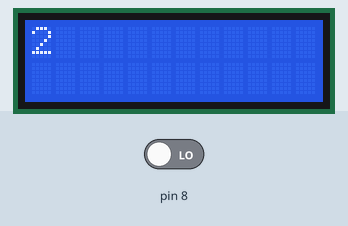
Simulated run of this sketch. Board: Arduino Uno, built with avr-gcc and run on an emulated ATmega328P. On the bench: 12×2 character LCD. The inputs (shaded band) are chosen by the test bench; at power-on: pin 8 LOW. Random numbers use the default seed unless the sketch sets one.

Above: at 1.1 s.
At 3.2 s:
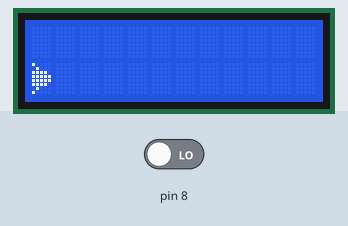
4.3 s: pin 8 driven HIGH
5.9 s: pin 8 driven LOW
At 7.3 s:
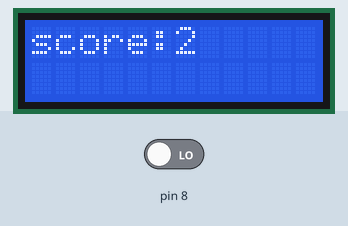
7.6 s: pin 8 driven HIGH
At 8.9 s:
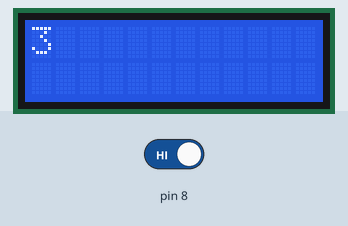
Timing chart, 0 to 10.6 s (numbered marks = the images above; inputs shaded):
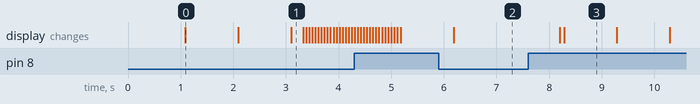

The sketch:

ASG1.0.ino
```cpp
#include <LiquidCrystal_I2C.h>

LiquidCrystal_I2C lcd(0x27, 12, 2);
byte character[]{
  0b10000,
  0b01000,
  0b11110,
  0b11111,
  0b11111,
  0b11110,
  0b01000,
  0b10000
};

byte wall[]{
  0b11111,
  0b11111,
  0b11111,
  0b11111,
  0b11111,
  0b11111,
  0b11111,
  0b11111,
};
void(* resetFunc) (void) = 0;
int UpDown = 1;
int walllist[3][3] = {{-1,-1,0}, {-1,-1,0} ,{-1,-1,0}}; // 내용물 저장
int wawa = 0;
int object = 0;
int clickcount = 0;
bool firstattack = true;
int jotdem = 0;
int score=0;
int nanido = 50;
int nantime = 0;

void setup()
{
  Serial.begin(9600);
  lcd.begin();
  lcd.backlight();
  lcd.createChar(0, character);
  lcd.createChar(1, wall);
  lcd.setCursor(0, UpDown);
  lcd.write(0);

  pinMode(8, INPUT);
  lcd.clear();
  lcd.print(3);
  delay(1000);
  lcd.clear();
  lcd.print(2);
  delay(1000);
  lcd.clear();
  lcd.print(1);
  delay(1000);
  lcd.clear();
}

void loop()
{
  if (jotdem == 0)
  {
    clickcount = clickcount + 1;
    int wasans = digitalRead(8);

    /* wasans == 버튼 입력 감지, clickcount == 클릭 후 혹은 시작 후 0.5초 후 클릭이 먹히게 하는 변수, 이거 두 개 이용해서 플레이어의 위치 조정하는 코드 */
    if (wasans == HIGH and clickcount >= 5)
    {
      clickcount = 0;
      if (UpDown == 1)
      {
        UpDown = 0;
      }
      else if (UpDown == 0)
      { /**/
        UpDown = 1;
      }
    }

    /* 처음 혹은 처음생성 후 3초마다 특정 확률로 벽 생성 */
    if (wawa == 10 or firstattack == true)
    {
      if (wawa == 10 or firstattack == true)
      {
        firstattack = false;
        if (object == 3)
          object = 0;
        walllist[object][2] = 1;
        object = object + 1;
      }
      wawa = 0;
    }

    /*movement*/
    for (int x = 0; x <= 5; x++)
    {
      if (walllist[x][2] == 1)
      {
        /*응애교육*/
        if (walllist[x][0] == -1 and walllist[x][1] == -1)
        {
          walllist[x][0] = 15;
          if (random(1, 100) >= 50)
          {
            walllist[x][1] = 0;
          }
          else
          {
            walllist[x][1] = 1;
          }
        }
        /*틀딱교육*/
        else
        {
          /*관짝행*/
          if (walllist[x][0] == 0)
          {
            walllist[x][0] = -1;
            walllist[x][1] = -1;
            walllist[x][2] = 0;
            score = score + 1;
          }
          else
          {
            walllist[x][0] = walllist[x][0] - 1;
          }
        }
      }
    }
    if (nantime == 50)
    {
      nantime = 0;
      nanido = nanido - 1;
    }

    lcd.clear();
    for (int i = 0; i <= 3; i++)
    {
      if (walllist[i][0] == 0 and walllist[i][1] == UpDown)
      {
        jotdem = 1;
      }
      else if (walllist[i][2] == 1)
      {
        lcd.setCursor(walllist[i][0], walllist[i][1]);
        lcd.write(1);
      }
    }

    lcd.setCursor(0, UpDown);
    lcd.write(0);
    wawa = wawa + 1;
    nantime = nantime + 1;
    delay(nanido);
  }
  else
  {
    lcd.clear();
    lcd.print("GAME OVER");
    delay(1000);
    lcd.clear();
    while (digitalRead(8) == LOW)
    {
      lcd.print("score:");
      lcd.print(score);
      delay(1000);
      lcd.clear();
    }
    resetFunc();
    jotdem = 0;
  }
}
```

Measured:
- after the input at 7.6 s, the display: first changes after 0.60 s (image 3 shows a later state)
- what the display in image 0 shows lasts 1.0 s, from 1.1 s to 2.1 s
